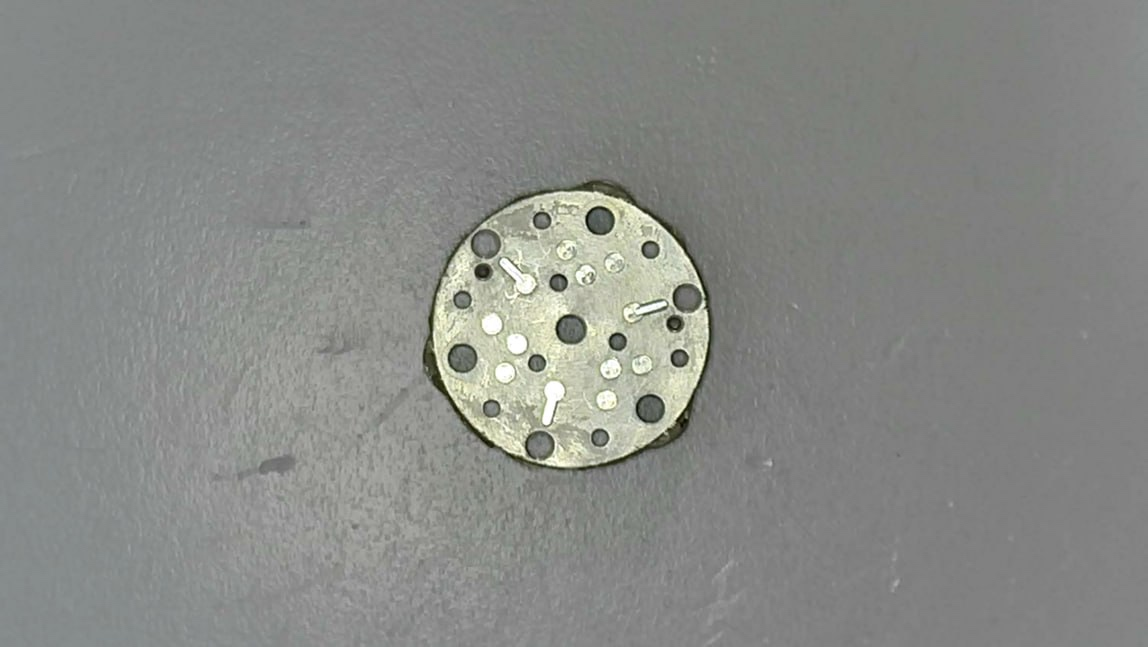
#> input picture tests/fixtures/cur_real.jpeg, 1148 x 647 px
$ python -i segmentation.py   (imports and definitions only)
#> lines starting #> are read from the running program, lines starting #| are printed output that depends on the picture; after the words box and inside, x2 and y2 are one past the last pixel; in counts of white or black regions, pixels touching at a corner belong together
#> further down, picture is the input picture: shape (647, 1148, 3); mean B, G, R 134.7, 138, 136.2
from __future__ import annotations

import cv2
import numpy as np


def part_mask(
    image_bgr: np.ndarray,
    *,
    box_ratio: float = 0.48,
    min_area_px: int = 3_000,
    padding_px: int = 35,
    adaptive: bool = True,
) -> np.ndarray:
    """Выделяет маску детали в кадре.

    Пытается найти контур детали адаптивно (Otsu-порог на размытом изображении).
    Если адаптивный путь не даёт стабильный контур (мелкие артефакты, шов, разрыв),
    использует GrabCut как fallback, ограничивая область поиска центральным боксом.
    """
#> called with box_ratio = 0.48, min_area_px = 3000, padding_px = 35, adaptive = True
    gray = cv2.cvtColor(image_bgr, cv2.COLOR_BGR2GRAY)
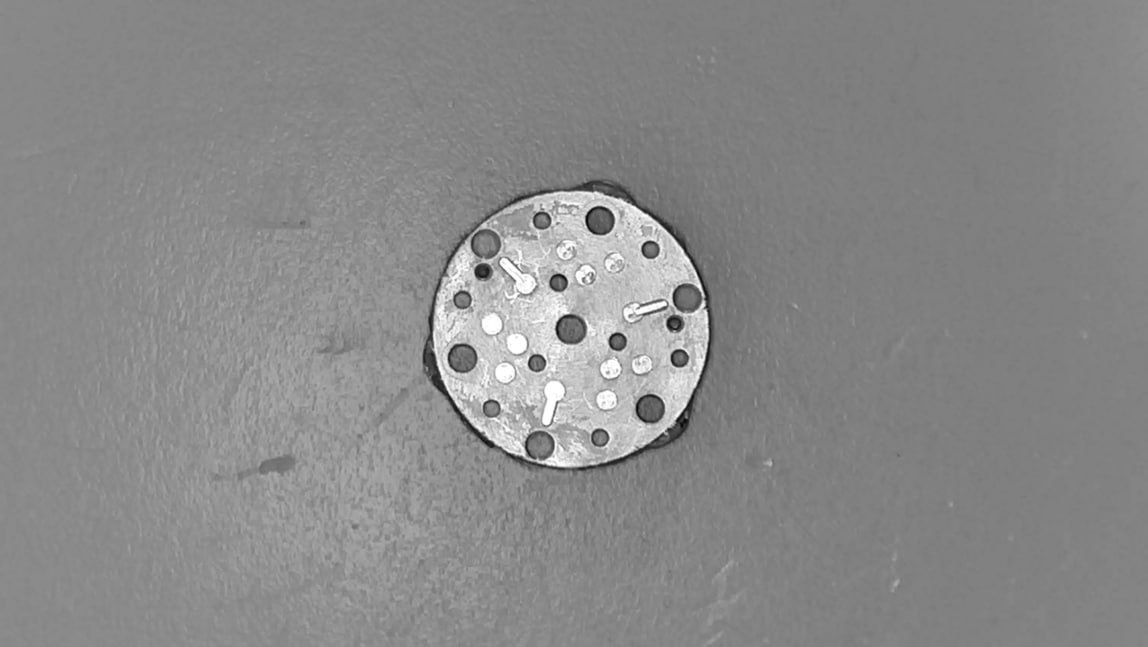
#> gray: shape (647, 1148); min 6, max 255, mean 137.2
    gray = cv2.GaussianBlur(gray, (5, 5), 0)

    # детерминированность: GrabCut использует глобальный RNG OpenCV
    cv2.setRNGSeed(0)

    h, w = gray.shape
#> h = 647; w = 1148
    size = int(min(h, w) * box_ratio)
#> size = 310
    x0 = max(0, w // 2 - size // 2)
#> x0 = 419
    y0 = max(0, h // 2 - size // 2)
#> y0 = 168
    size = min(size, w - x0, h - y0)

    if adaptive:
        otsu = cv2.threshold(gray, 0, 255, cv2.THRESH_BINARY_INV | cv2.THRESH_OTSU)[1]
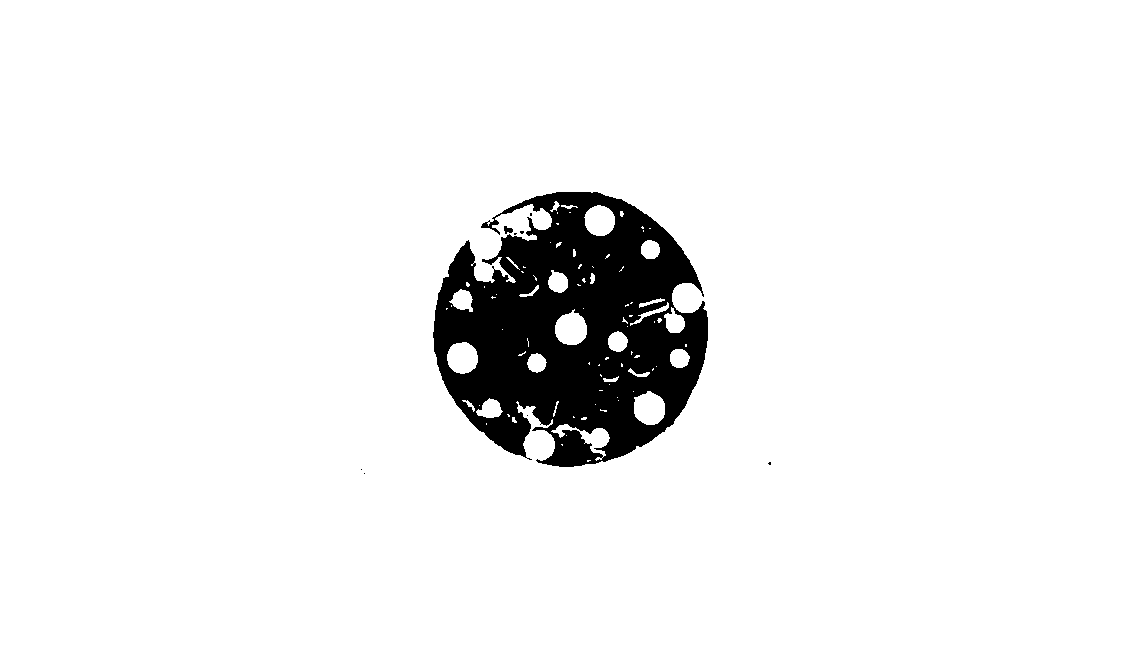
#> otsu: shape (647, 1148); 93.7% white; 9 black regions (7 under 20 px), largest, box (x1, y1, x2, y2) and area: (433, 192, 708, 467) 47039, (504, 226, 513, 234) 47
        otsu = cv2.morphologyEx(otsu, cv2.MORPH_OPEN, np.ones((3, 3), np.uint8))
#> otsu: shape (647, 1148); 93.6% white; 5 black regions (4 under 20 px), largest, box (x1, y1, x2, y2) and area: (433, 192, 708, 467) 47842
        otsu = cv2.morphologyEx(otsu, cv2.MORPH_CLOSE, np.ones((9, 9), np.uint8))
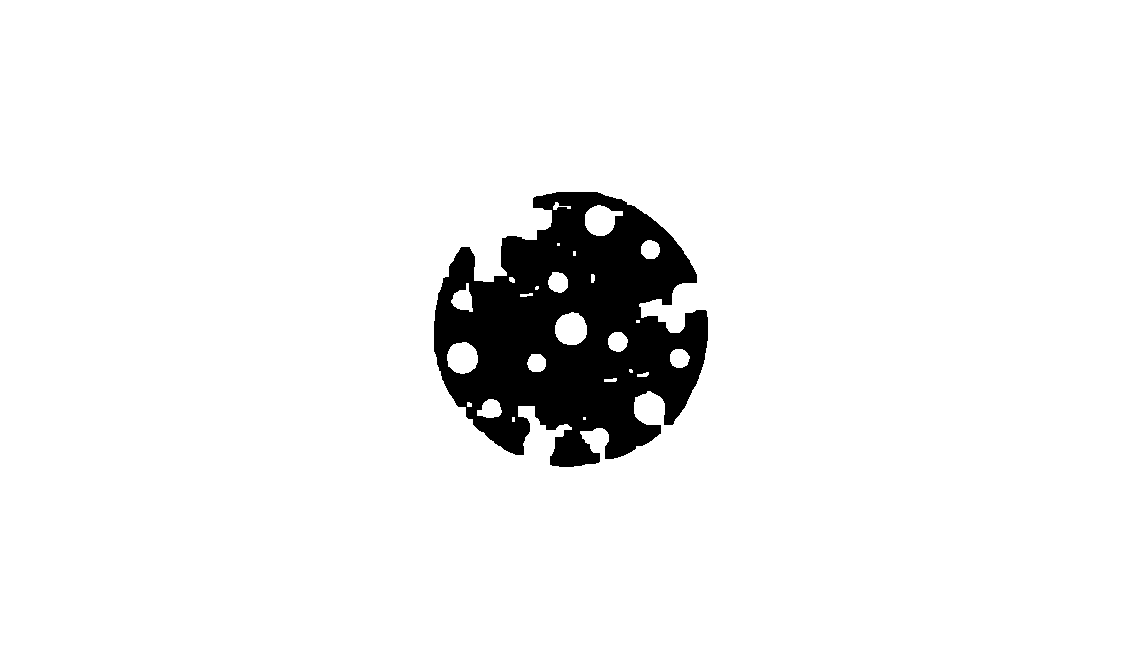
#> otsu: shape (647, 1148); 93.8% white; 1 black region, box (x1, y1, x2, y2) and area: (434, 192, 708, 467) 46145

        center_crop = otsu[y0 : y0 + size, x0 : x0 + size]
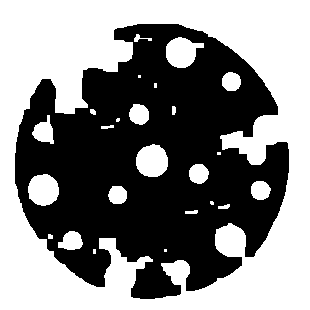
#> center_crop: shape (310, 310); 52% white; 1 black region, box (x1, y1, x2, y2) and area: (15, 24, 289, 299) 46145
        mask = np.zeros_like(gray, dtype=np.uint8)
        mask[y0 : y0 + size, x0 : x0 + size] = center_crop
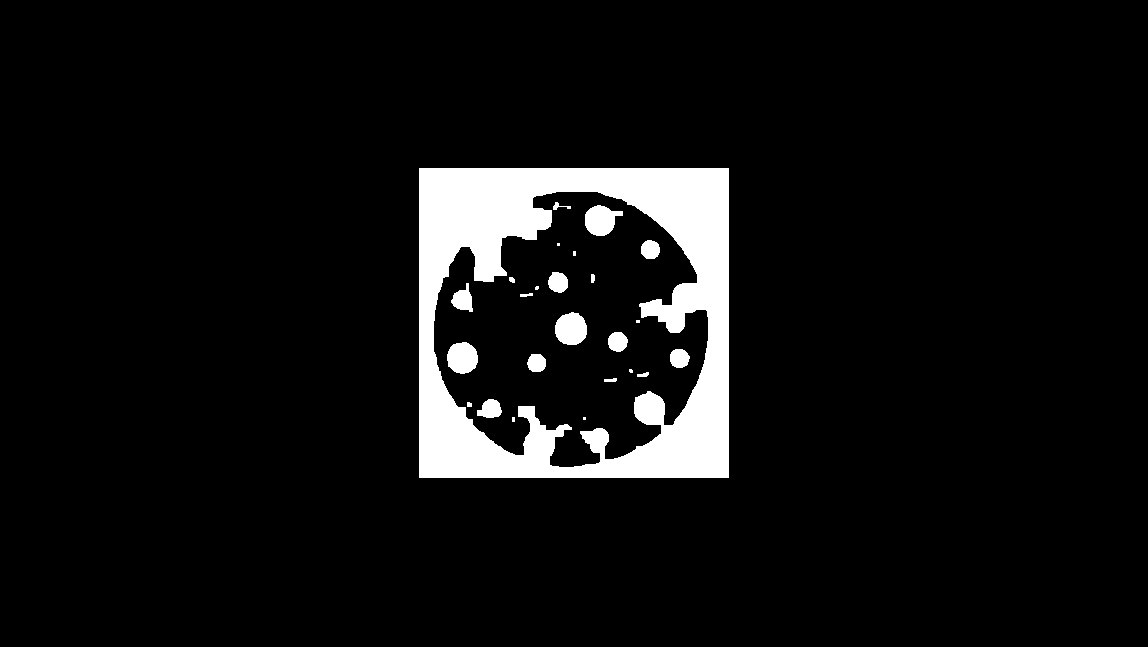
#> mask: shape (647, 1148); 6.7% white; 25 white regions (7 under 20 px)

        contours, _ = cv2.findContours(mask, cv2.RETR_EXTERNAL, cv2.CHAIN_APPROX_SIMPLE)
#> contours = [[[419, 168], [419, 477], [728, 477], [728, 168]]]
        contours = [c for c in contours if cv2.contourArea(c) >= min_area_px]
        # валидация: деталь должна занимать заметную часть бокса и не
        # упираться в его границы (иначе это провал сегментации)
        box_area = size * size
#> box_area = 96100
        if contours:
            best = max(contours, key=cv2.contourArea)
#> best = [[419, 168], [419, 477], [728, 477], [728, 168]]
            bx, by, bw, bh = cv2.boundingRect(best)
#> bx = 419; by = 168; bw = 310; bh = 310
            touches_border = (
                bx <= x0 + 2 or by <= y0 + 2
                or bx + bw >= x0 + size - 2 or by + bh >= y0 + size - 2
            )
#> touches_border = True
            if 0.15 * box_area <= cv2.contourArea(best) <= 0.9 * box_area and not touches_border:
                filled = np.zeros_like(gray)
                cv2.drawContours(filled, [best], -1, 255, cv2.FILLED)
                return filled

    # GrabCut fallback
    gc_mask = np.zeros((h, w), dtype=np.uint8)
    bg_model = np.zeros((1, 65), dtype=np.float64)
    fg_model = np.zeros((1, 65), dtype=np.float64)
    cv2.grabCut(
        image_bgr,
        gc_mask,
        (x0, y0, size, size),
        bg_model,
        fg_model,
        7,
        cv2.GC_INIT_WITH_RECT,
    )
    mask = np.where((gc_mask == cv2.GC_FGD) | (gc_mask == cv2.GC_PR_FGD), 255, 0).astype(np.uint8)
    mask = cv2.morphologyEx(mask, cv2.MORPH_CLOSE, np.ones((5, 5), np.uint8))

    contours, _ = cv2.findContours(mask, cv2.RETR_EXTERNAL, cv2.CHAIN_APPROX_SIMPLE)
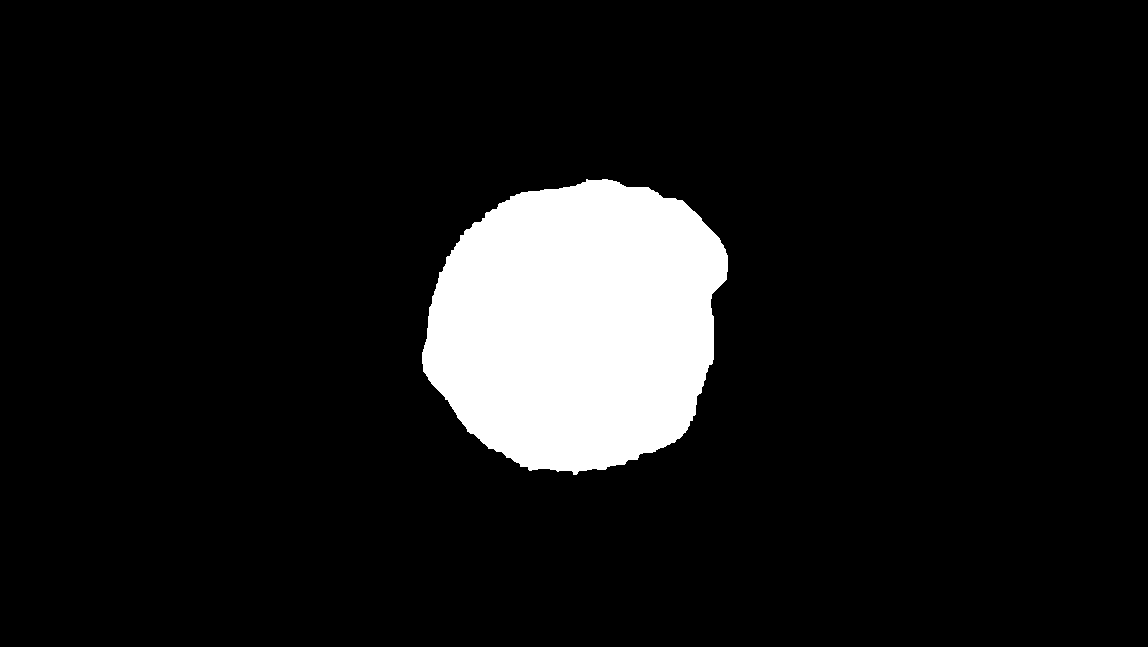
#> mask: shape (647, 1148); 9.3% white; 1 white region, box (x1, y1, x2, y2) and area: (422, 179, 728, 475) 69315
    contours = [c for c in contours if cv2.contourArea(c) >= min_area_px]
    if not contours:
        raise RuntimeError("Part contour not found")
    filled = np.zeros_like(mask)
    cv2.drawContours(filled, [max(contours, key=cv2.contourArea)], -1, 255, cv2.FILLED)
    return filled


def crop_with_mask(
    image_bgr: np.ndarray,
    mask: np.ndarray,
    padding_px: int = 35,
) -> tuple[np.ndarray, np.ndarray]:
    """Вырезает деталь с маской и паддингом вокруг bbox."""
    points = cv2.findNonZero(mask)
    if points is None:
        raise RuntimeError("Empty part mask")
    x, y, w, h = cv2.boundingRect(points)
    H, W = image_bgr.shape[:2]
    x0, y0 = max(0, x - padding_px), max(0, y - padding_px)
    x1, y1 = min(W, x + w + padding_px), min(H, y + h + padding_px)
    return image_bgr[y0:y1, x0:x1].copy(), mask[y0:y1, x0:x1].copy()


def place_on_background(
    image_bgr: np.ndarray,
    mask: np.ndarray,
    background_bgr: tuple[int, int, int] = (30, 30, 30),
    feather_px: int = 2,
) -> np.ndarray:
    """Помещает деталь на однотонный фон, сглаживая края."""
    if feather_px > 0:
        k = feather_px * 2 + 1
        alpha = cv2.GaussianBlur(mask, (k, k), 0).astype(np.float32) / 255.0
    else:
        alpha = mask.astype(np.float32) / 255.0
    alpha = alpha[..., None]
    bg = np.full_like(image_bgr, background_bgr, dtype=np.uint8)
    return (image_bgr.astype(np.float32) * alpha + bg.astype(np.float32) * (1 - alpha)).astype(np.uint8)

>>> import cv2
>>> picture = cv2.imread('../tests/fixtures/cur_real.jpeg')
>>> result = part_mask(picture)

$ run again, on tests/fixtures/ref_real.jpeg
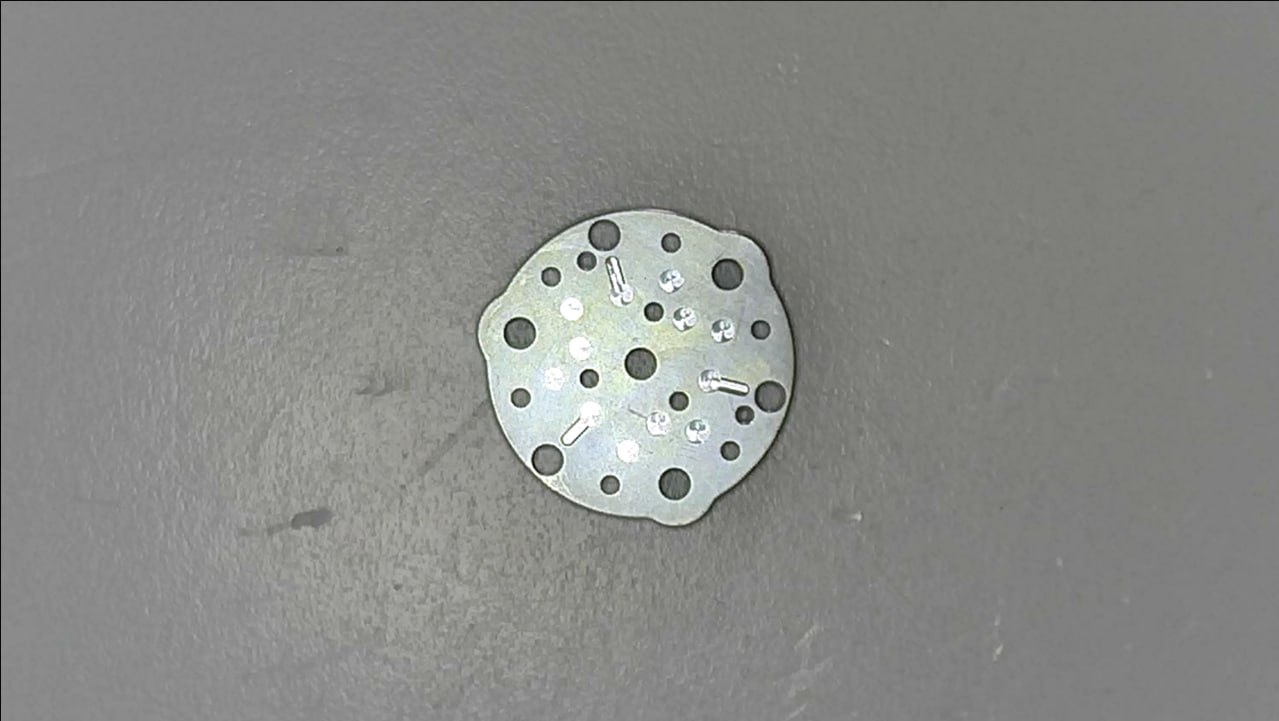
#> input picture tests/fixtures/ref_real.jpeg, 1279 x 721 px
#> picture is the input picture: shape (721, 1279, 3); mean B, G, R 135.2, 138.2, 137
#> in part_mask, `otsu = cv2.threshold(gray, 0, 255, cv2.THRESH_BINARY_INV | cv2.THRESH_..`:
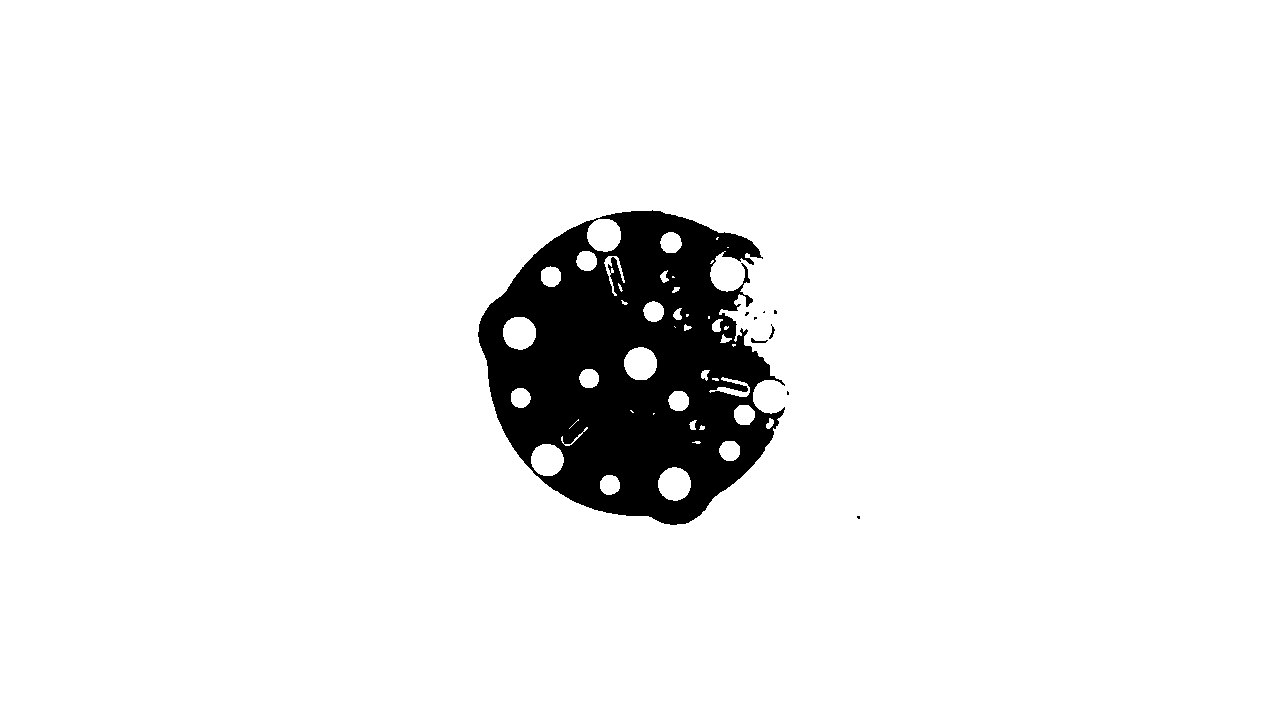
#> otsu: shape (721, 1279); 93.5% white; 9 black regions (6 under 20 px), largest, box (x1, y1, x2, y2) and area: (478, 210, 785, 525) 59388, (751, 338, 768, 343) 41, (769, 324, 775, 339) 33
#> center_crop: shape (346, 346); 51.4% white; 1 black region, box (x1, y1, x2, y2) and area: (13, 24, 307, 337) 58159
#> in part_mask, `contours, _ = cv2.findContours(mask, cv2.RETR_EXTERNAL, cv2.CHAIN_APPR..`: contours = [[[466, 187], [466, 532], [811, 532], [811, 187]]]
#> best = [[466, 187], [466, 532], [811, 532], [811, 187]]
#> bx = 466; by = 187; bw = 346
#> touches_border = True
#> in part_mask, `contours, _ = cv2.findContours(mask, cv2.RETR_EXTERNAL, cv2.CHAIN_APPR..`:
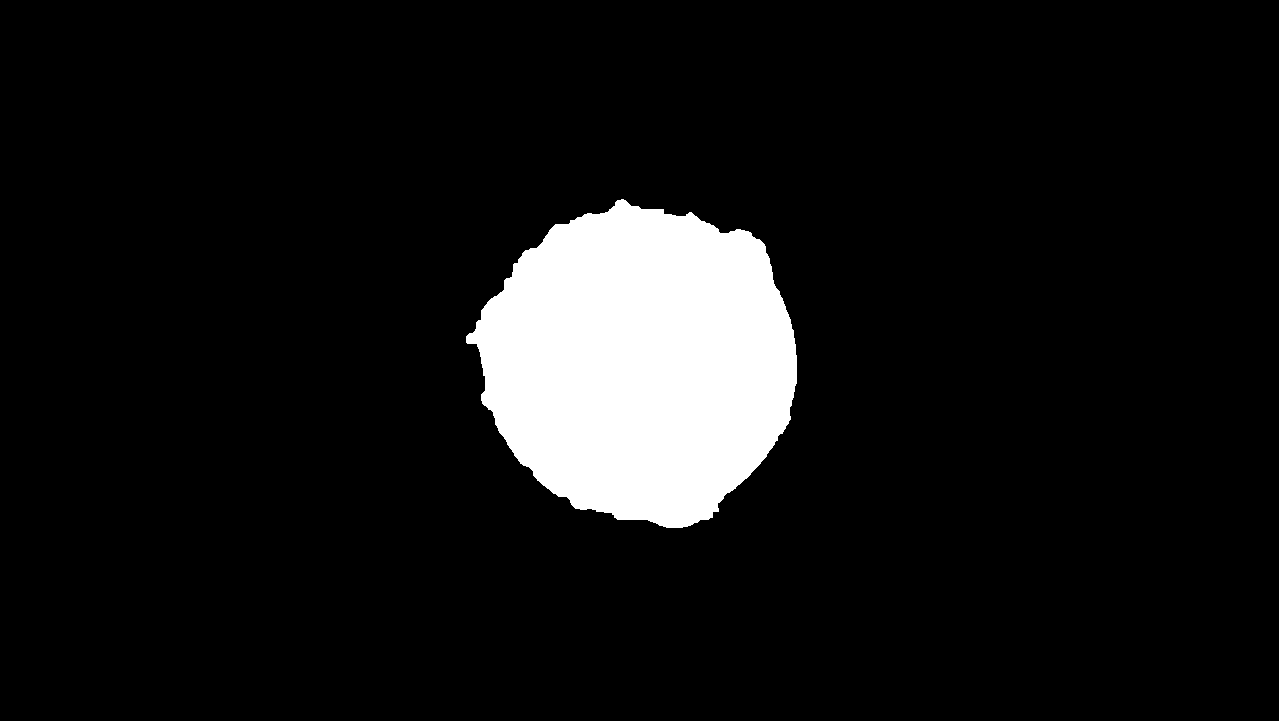
#> mask: shape (721, 1279); 8.6% white; 1 white region, box (x1, y1, x2, y2) and area: (466, 199, 797, 528) 79437
